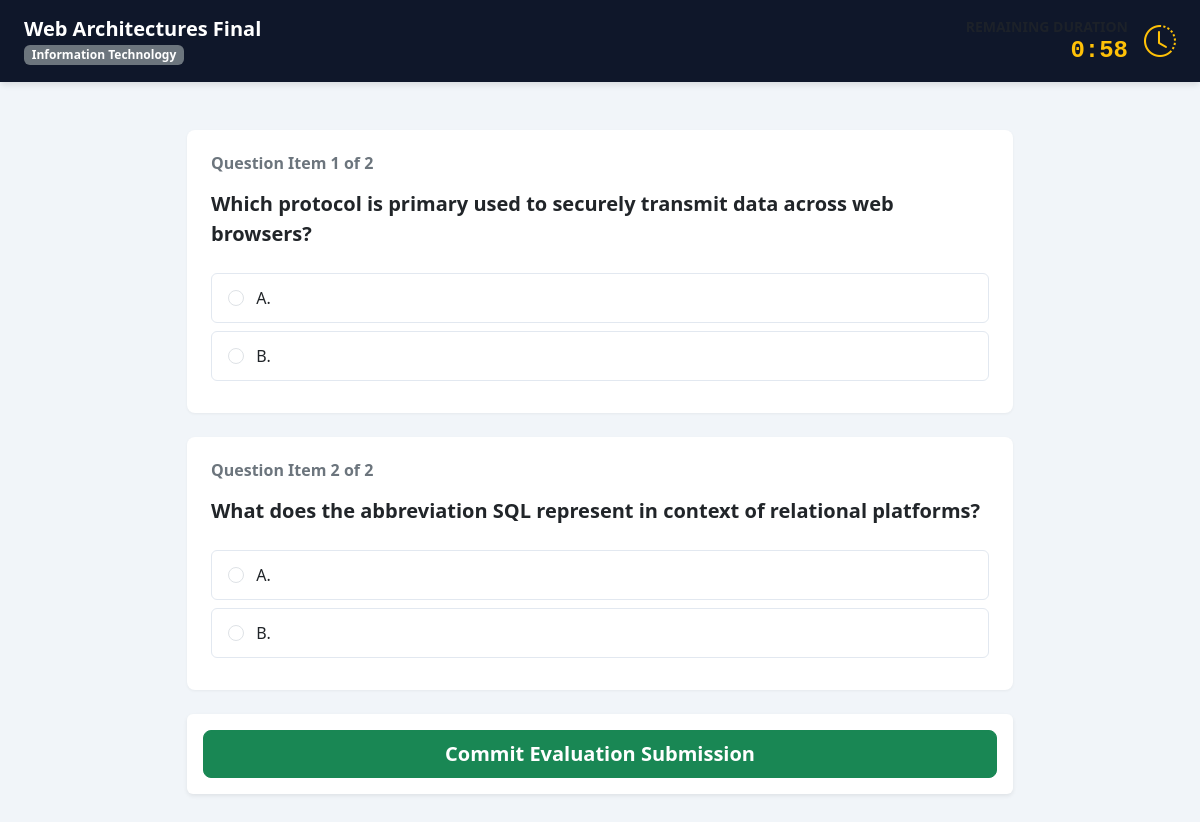
Screenshot of /take_exam.php?id=1 (signed in) with the database file from the repository.
### tables this page shows
CREATE TABLE exams (
    id INT AUTO_INCREMENT PRIMARY KEY,
    subject_id INT NOT NULL,
    title VARCHAR(150) NOT NULL,
    duration INT NOT NULL,  
    pass_percentage DECIMAL(5,2) DEFAULT 50.00,
    negative_marking DECIMAL(3,2) DEFAULT 0.00,  
    is_active TINYINT(1) DEFAULT 1,
    created_by INT NOT NULL,
    FOREIGN KEY (subject_id) REFERENCES subjects(id) ON DELETE CASCADE,
    FOREIGN KEY (created_by) REFERENCES users(id) ON DELETE CASCADE
);

CREATE TABLE subjects (
    id INT AUTO_INCREMENT PRIMARY KEY,
    subject_name VARCHAR(100) NOT NULL UNIQUE
);

CREATE TABLE questions (
    id INT AUTO_INCREMENT PRIMARY KEY,
    exam_id INT NOT NULL,
    question_text TEXT NOT NULL,
    FOREIGN KEY (exam_id) REFERENCES exams(id) ON DELETE CASCADE
);

### take_exam.php (the view, shortened to what this page needs)
<?php
require_once './db.php';
$exam_id = isset($_GET['id']) ? intval($_GET['id']) : 0;
try {
    $exam_stmt = $pdo->prepare("SELECT e.*, s.subject_name FROM exams e JOIN subjects s ON e.subject_id = s.id WHERE e.id = ? AND e.is_active = 1");
    $exam_stmt->execute([$exam_id]);
    $exam = $exam_stmt->fetch();
    $q_stmt = $pdo->prepare("SELECT * FROM questions WHERE exam_id = ? ORDER BY id ASC");
    $q_stmt->execute([$exam_id]);
    $questions = $q_stmt->fetchAll();
} catch (PDOException $e) {
    die("🚨 Core System Failure: Database synchronization disrupted: " . $e->getMessage());
}
?>
<!DOCTYPE html>
<html lang="en">
<head>
    <link href="https://cdn.jsdelivr.net/npm/bootstrap@5.3.0/dist/css/bootstrap.min.css" rel="stylesheet">
    <link href="https://cdn.jsdelivr.net/npm/bootstrap-icons@1.10.0/font/bootstrap-icons.css" rel="stylesheet">
</head>
<body>
<div class="timer-banner sticky-top py-3 px-4 d-flex justify-content-between align-items-center">
    <div>
        <h5 class="mb-0 fw-bold text-white"><?= htmlspecialchars($exam['title']) ?></h5>
        <span class="badge bg-secondary"><?= htmlspecialchars($exam['subject_name']) ?></span>
    </div>
    <div class="d-flex align-items-center gap-3">
        <div class="text-end">
            <small class="text-muted d-block text-uppercase small fw-bold">Remaining Duration</small>
            <h4 id="timer_clock" class="mb-0 font-monospace fw-bold text-warning">00:00</h4>
        </div>
        <i class="bi bi-clock-history fs-2 text-warning"></i>
    </div>
</div>
<div class="container my-5" style="max-width: 850px;">
    <form id="exam_terminal_form" action="process_submission.php" method="POST">
        <?php foreach ($questions as $index => $q): ?>
            <div class="card question-card p-4 mb-4 bg-white">
                <h6 class="fw-bold text-secondary mb-3">Question Item <?= $index + 1 ?> of <?= count($questions) ?></h6>
                <p class="fs-5 text-dark fw-semibold mb-4"><?= htmlspecialchars($q['question_text']) ?></p>
                <label class="option-container">
                    <input class="form-check-input me-2" type="radio" name="answers[<?= $q['id'] ?>]" value="A" required>
                    <span class="option-text">A. <?= htmlspecialchars($q['option_a']) ?></span>
                </label>
                <label class="option-container">
                    <input class="form-check-input me-2" type="radio" name="answers[<?= $q['id'] ?>]" value="B">
                    <span class="option-text">B. <?= htmlspecialchars($q['option_b']) ?></span>
                </label>
            </div>
        <?php endforeach; ?>
        <div class="card p-3 border-0 shadow-sm bg-white text-end">
            <button type="submit" class="btn btn-lg btn-success px-5 fw-bold" onclick="return confirm('Verify all selections. Are you ready to finalise and upload this transcript?');">Commit Evaluation Submission</button>
        </div>
    </form>
</div>
</body>
</html>

### take_exam.php (style rules this page uses)
body { background-color: #f1f5f9; user-select: none; }
.timer-banner { background: #0f172a; color: #fff; box-shadow: 0 4px 6px -1px rgba(0,0,0,0.1); }
.question-card { border: none; border-radius: 8px; box-shadow: 0 1px 3px rgba(0,0,0,0.05); }
.option-container { cursor: pointer; transition: background 0.2s; border: 1px solid #e2e8f0; border-radius: 6px; padding: 12px 16px; margin-bottom: 8px; display: block; }

### rows the page displays
exams: title "Web Architectures Final", subject.subject_name "Information Technology"
questions: count($questions) "2", question_text "Which protocol is primary used to securely transmit data across web browsers?"
questions: count($questions) "2", question_text "What does the abbreviation SQL represent in context of relational platforms?"
